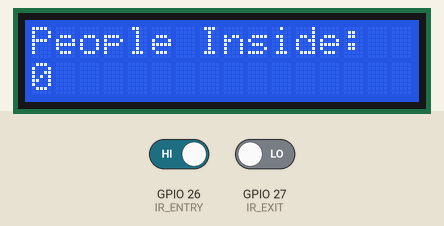
A sketch run on a simulated ESP32. Shown: 16×2 character LCD. The inputs (shaded band) are chosen by the test bench; at power-on: GPIO 26 (IR_ENTRY) HIGH, GPIO 27 (IR_EXIT) LOW.

Above: at 1.2 s.
1.3 s: GPIO 26 (IR_ENTRY) driven LOW
At 2.05 s:
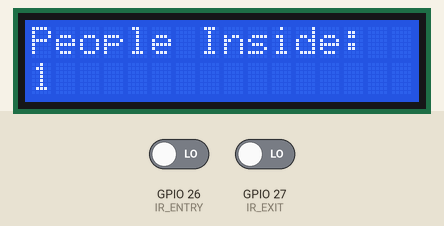
At 2.69 s:
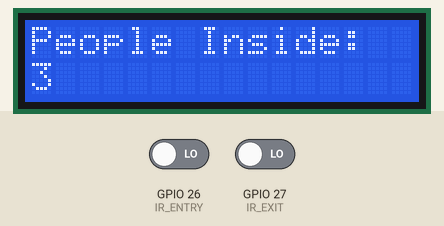
Timing chart, 0 to 4.3 s (numbered marks = the images above; inputs shaded):
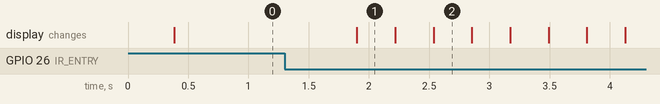

Measured:
- after the input at 1.3 s, the display: changes after 0.60 s (image 1)

The sketch:

code.ino
```cpp
#include <Wire.h>                // Library for I2C communication
#include <LiquidCrystal_I2C.h>   // Library for I2C LCD display

#define IR_ENTRY 26              // GPIO 26 connected to entry IR sensor
#define IR_EXIT  27              // GPIO 27 connected to exit IR sensor

LiquidCrystal_I2C lcd(0x27, 16, 2);
// Creates an LCD object
// 0x27 = I2C address of LCD
// 16 = number of columns
// 2 = number of rows

int count = 0;                   // Stores the number of people inside
int lastCount = 1;               // Stores previous count value for LCD update

void setup() {                   // Runs once when ESP32 starts

  Serial.begin(115200);          // Starts serial communication

  lcd.init();                    // Initializes the LCD
  lcd.backlight();               // Turns on LCD backlight

  pinMode(IR_ENTRY, INPUT);      // Sets entry IR sensor pin as input
  pinMode(IR_EXIT, INPUT);       // Sets exit IR sensor pin as input
}

void loop() {                    // Runs repeatedly

  if (digitalRead(IR_ENTRY) == LOW) {
    // Checks if entry sensor is triggered
    // Most IR sensors output LOW when an object is detected

    count++;                     // Increases people count by 1

    delay(300);                  // Debounce delay to avoid multiple counts
  }

  else if (digitalRead(IR_EXIT) == LOW) {
    // Checks if exit sensor is triggered

    if (count > 0)
      count--;                   // Decreases count only if count is greater than 0

    delay(300);                  // Debounce delay
  }

  if (count != lastCount) {
    // Updates LCD only when count changes

    lcd.clear();                 // Clears previous LCD content

    lcd.setCursor(0, 0);         // Moves cursor to first row, first column
    lcd.print("People Inside:");
    // Displays heading

    lcd.setCursor(0, 1);         // Moves cursor to second row, first column
    lcd.print(count);
    // Displays current people count

    lastCount = count;
    // Saves current count as previous count
  }
}
```
